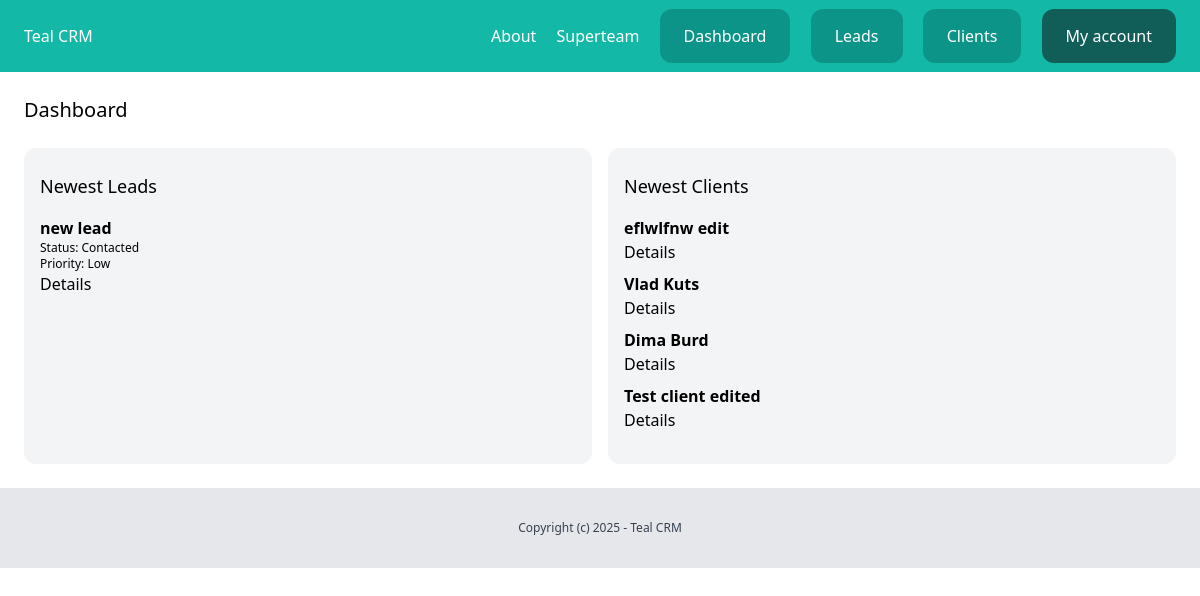
The page /dashboard/ (signed in) on the database its author committed.
### team/models.py (models this page shows, shortened)
class Team(models.Model):
    plan = models.ForeignKey(Plan, related_name='teams', blank=True, null=True, on_delete=models.CASCADE)
    name = models.CharField(max_length=100)
    members = models.ManyToManyField(User, related_name='teams')
    created_by = models.ForeignKey(User, related_name='created_teams', on_delete=models.CASCADE)
    created_at = models.DateTimeField(auto_now_add=True)

### lead/models.py (models this page shows, shortened)
class Lead(models.Model):
    LOW = 'low'
    MEDIUM = 'medium'
    HIGH = 'high'
    CHOICES_PRIORITY = (
        (LOW, 'Low'),
        (MEDIUM, 'Medium'),
        (HIGH, 'High'),
    )
    NEW = 'new'
    CONTACTED = 'contacted'
    WON = 'won'
    LOST = 'lost'
    CHOICES_STATUS = (
        (NEW, 'New'),
        (CONTACTED, 'Contacted'),
        (WON, 'Won'),
        (LOST, 'Lost'),
    )
    team = models.ForeignKey(Team, related_name='leads', on_delete=models.CASCADE)
    name = models.CharField(max_length=255)
    email = models.EmailField()
    description = models.TextField(blank=True, null=True)
    priority = models.CharField(max_length=10, choices=CHOICES_PRIORITY, default=MEDIUM)
    status = models.CharField(max_length=10, choices=CHOICES_STATUS, default=NEW)
    converted_to_client = models.BooleanField(default=False)
    created_by = models.ForeignKey(User, related_name='leads', on_delete=models.CASCADE)
    created_at = models.DateTimeField(auto_now_add=True)
    modified_at = models.DateTimeField(auto_now=True)
    class Meta:
        ordering = ('name',)

### client/models.py (models this page shows, shortened)
class Client(models.Model):
    team = models.ForeignKey(Team, related_name='clients', on_delete=models.CASCADE)
    name = models.CharField(max_length=255)
    email = models.EmailField()
    description = models.TextField(blank=True, null=True)
    created_by = models.ForeignKey(User, related_name='clients', on_delete=models.CASCADE)
    created_at = models.DateTimeField(auto_now_add=True)
    modified_at = models.DateTimeField(auto_now=True)
    class Meta:
        ordering = ('name',)

### dashboard/views.py (the view)
# urls.py: path('', views.dashboard, name='index'),
@login_required
def dashboard(request):
    team = Team.objects.filter(created_by=request.user)[0]
    leads = Lead.objects.filter(team=team, converted_to_client=False).order_by('-created_at')[:5]
    clients = Client.objects.filter(team=team).order_by('-created_at')[:5]
    return render(request, 'dashboard/dashboard.html', {
        'leads': leads,
        'clients': clients
        })

### team/context_processors.py (called while the page is built)
def active_team(request):
    if request.user.is_authenticated:
        if request.user.userprofile.active_team:
            active_team = request.user.userprofile.active_team
        else:
            active_team = Team.objects.filter(created_by=request.user)[0]
    else:
        active_team = None
    return {'team': active_team}

### dashboard/templates/dashboard/dashboard.html (shortened to what this page needs)
{% extends "core/base.html" %}
{% block content %}
<div class="py-6 px-6">
    <h1 class="mb-6 text-xl">Dashboard</h1>
    <div class="flex space-x-4">
        <div class="w-1/2 px-4 py-6 bg-gray-100 rounded-xl leads">
            {% if leads %}
                <h2 class="mb-4 text-lg">Newest Leads</h2>
                {% for lead in leads %}
                    <div class="mb-2  lead">
                        <h3 class="font-semibold">{{ lead.name }}</h3>
                        <p class="text-xs">Status: {{ lead.get_status_display }}</p>
                        <p class="text-xs">Priority: {{ lead.get_priority_display }}</p>
                        <a href={% url 'leads:detail' lead.id %}>Details</a>
                    </div>
                {% endfor %}
            {% endif %}
        </div>
        <div class="w-1/2 px-4 py-6 bg-gray-100 rounded-xl clients">
            {% if clients %}
                <h2 class="mb-4 text-lg">Newest Clients</h2>
                {% for client in clients %}
                    <div class="mb-2  client">
                        <h3 class="font-semibold">{{ client.name }}</h3>
                        <a href={% url 'clients:detail' client.id %}>Details</a>
                    </div>
                {% endfor %}
            {% endif %}
        </div>
    </div>
</div>
{% endblock %}

### core/templates/core/partials/nav.html
<nav class="py-6 px-6 flex justify-between bg-teal-500">
            <a href="/" class="text-white">Teal CRM</a>
            <div class="space-x-4">
            	<a href="{% url 'about' %}" class="text-white">About</a>
                {% if request.user.is_authenticated %}
                    <a href="{% url 'team:detail' team.id %}" class="text-white">{{ team.name }}</a>
                    <a href="{% url 'dashboard:index' %}" class="py-4 px-6 bg-teal-600 rounded-xl text-white">Dashboard</a>
                    <a href="{% url 'leads:list' %}" class="py-4 px-6 bg-teal-600 rounded-xl text-white">Leads</a>
                    <a href="{% url 'clients:list' %}" class="py-4 px-6 bg-teal-600 rounded-xl text-white">Clients</a>
                    <a href="{% url 'user_profile:myaccount' %}" class="py-4 px-6 bg-teal-800 rounded-xl text-white">My account</a>
                {% else %}
                    <a href="{% url 'login' %}" class="py-4 px-6 bg-teal-600 rounded-xl text-white">Log in</a>
                    <a href="{% url 'user_profile:signup' %}" class="py-4 px-6 bg-teal-300 rounded-xl text-white">Sign up</a>
                {% endif %}
            </div>
        </nav>

### rows shown on the page
Team: name "Superteam"
Lead: name "new lead", status "Contacted", priority "Low"
Client: name "eflwlfnw edit"
Client: name "Vlad Kuts"
Client: name "Dima Burd"
Client: name "Test client edited"
